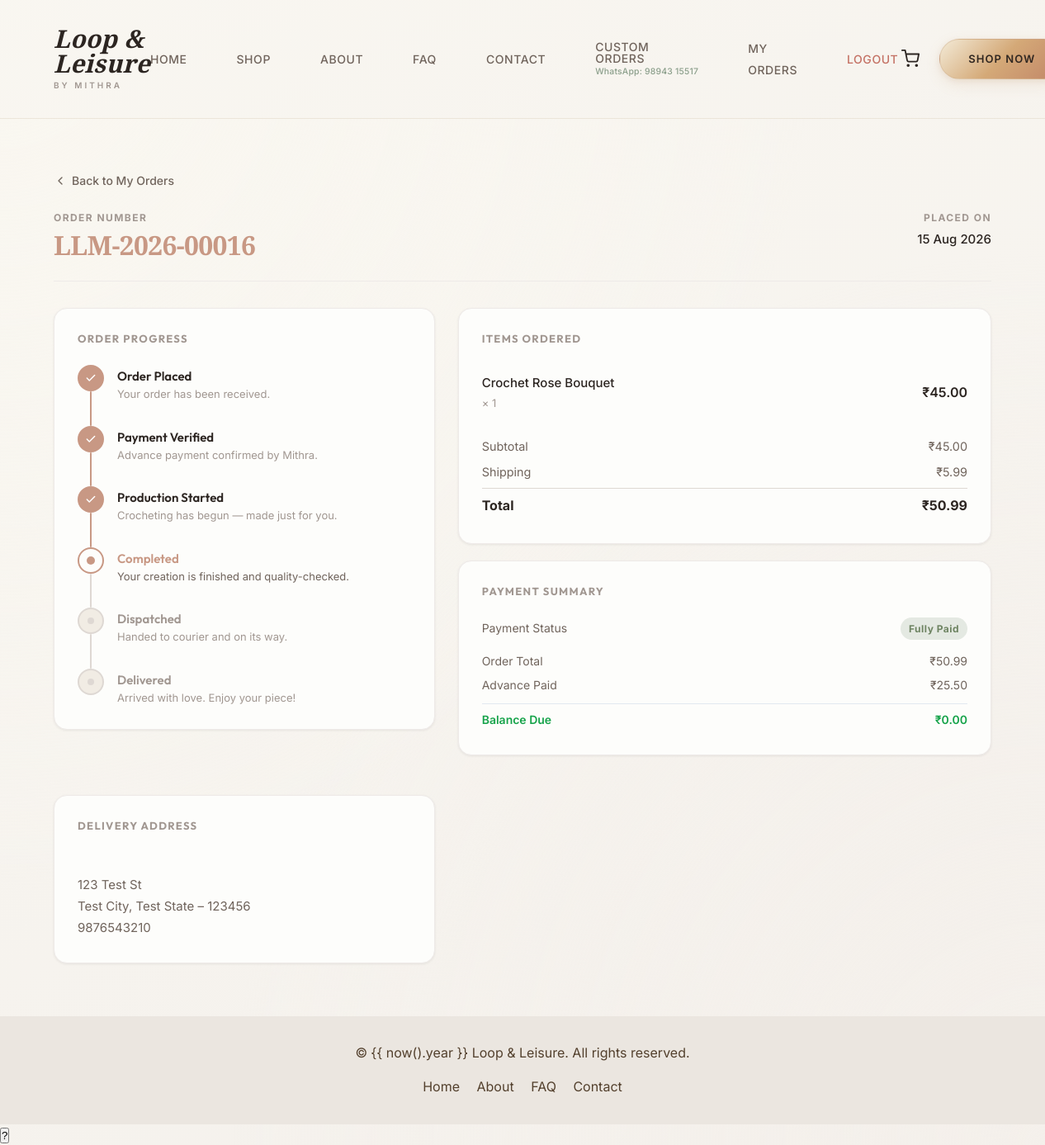
Page /my-orders/LLM-2026-00016 (signed in) on the committed database.
### app/database/models/order.py (models this page shows, shortened)
class Order(db.Model):
    __tablename__ = 'orders'
    id = db.Column(db.Integer, primary_key=True)
    order_number = db.Column(db.String(20), unique=True, nullable=False, index=True)
    customer_id = db.Column(db.Integer, db.ForeignKey('customers.id'), nullable=False)
    address_id = db.Column(db.Integer, db.ForeignKey('addresses.id'), nullable=False)
    subtotal = db.Column(db.Float, nullable=False)
    shipping_charge = db.Column(db.Float, default=0.0)
    advance_amount = db.Column(db.Float, nullable=False)
    remaining_amount = db.Column(db.Float, nullable=False)
    total_amount = db.Column(db.Float, nullable=False)
    payment_status = db.Column(db.String(20), default='Pending', index=True)
    production_status = db.Column(db.String(20), default='Not Started', index=True)
    order_status = db.Column(db.String(20), default='Pending', index=True)
    created_at = db.Column(db.DateTime, default=datetime.utcnow)
    courier_name = db.Column(db.String(100))
    tracking_number = db.Column(db.String(100))
    dispatch_date = db.Column(db.DateTime)
    customer = db.relationship('Customer', back_populates='orders')
    address = db.relationship('Address')
    items = db.relationship('OrderItem', back_populates='order',
                            cascade='all, delete-orphan')
    payments = db.relationship('Payment', back_populates='order',
                               cascade='all, delete-orphan')
    PAYMENT_STATUSES = ('Pending', 'Advance Paid', 'Fully Paid')
    PRODUCTION_STATUSES = ('Not Started', 'Started', 'Completed')
    ORDER_STATUSES = ('Pending', 'Confirmed', 'Dispatched', 'Delivered', 'Cancelled')

class OrderItem(db.Model):
    __tablename__ = 'order_items'
    id = db.Column(db.Integer, primary_key=True)
    order_id = db.Column(db.Integer, db.ForeignKey('orders.id'), nullable=False)
    product_id = db.Column(db.Integer, db.ForeignKey('products.id'), nullable=False)
    quantity = db.Column(db.Integer, nullable=False)
    price = db.Column(db.Float, nullable=False)
    order = db.relationship('Order', back_populates='items')
    product = db.relationship('Product')

### app/database/models/product.py (models this page shows, shortened)
class Product(db.Model):
    __tablename__ = 'products'
    id = db.Column(db.Integer, primary_key=True)
    name = db.Column(db.String(200), nullable=False)
    slug = db.Column(db.String(200), unique=True, nullable=False, index=True)
    description = db.Column(db.Text)
    category = db.Column(db.String(100), nullable=False, index=True)
    price = db.Column(db.Float, nullable=False)
    advance_percentage = db.Column(db.Integer, default=50)
    stock_status = db.Column(db.String(20), default='available')
    is_featured = db.Column(db.Boolean, default=False)
    created_at = db.Column(db.DateTime, default=datetime.utcnow)
    images = db.relationship('ProductImage', back_populates='product',
                             cascade='all, delete-orphan')
    reviews = db.relationship('Review', back_populates='product',
                              cascade='all, delete-orphan')

### app/database/models/customer.py (models this page shows, shortened)
class Address(db.Model):
    __tablename__ = 'addresses'
    id = db.Column(db.Integer, primary_key=True)
    customer_id = db.Column(db.Integer, db.ForeignKey('customers.id'), nullable=False)
    name = db.Column(db.String(120), nullable=False)
    phone = db.Column(db.String(20), nullable=False)
    address_line1 = db.Column(db.String(255), nullable=False)
    address_line2 = db.Column(db.String(255), default='')
    city = db.Column(db.String(100), nullable=False)
    state = db.Column(db.String(100), nullable=False)
    pincode = db.Column(db.String(10), nullable=False)
    country = db.Column(db.String(100), default='India')
    is_default = db.Column(db.Boolean, default=False)
    customer = db.relationship('Customer', back_populates='addresses')

### app/customer/routes.py (the view)
@customer_bp.route('/my-orders/<order_number>')
@login_required
def order_detail(order_number):
    from app.database.models import Order
    customer = _get_current_customer()
    order = Order.query.filter_by(order_number=order_number).first_or_404()
    if order.customer_id != customer.id:
        from flask import abort
        abort(403)
    ps  = order.payment_status
    prs = order.production_status
    os  = order.order_status
    if os == 'Delivered':
        stage = 5
    elif os == 'Dispatched':
        stage = 4
    elif prs == 'Completed':
        stage = 3
    elif prs == 'Started':
        stage = 2
    elif ps in ('Advance Paid', 'Fully Paid'):
        stage = 1
    else:
        stage = 0
    tracking_stages = [
        {'label': 'Order Placed',       'desc': 'Your order has been received.'},
        {'label': 'Payment Verified',   'desc': 'Advance payment confirmed by Mithra.'},
        {'label': 'Production Started', 'desc': 'Crocheting has begun — made just for you.'},
        {'label': 'Completed',          'desc': 'Your creation is finished and quality-checked.'},
        {'label': 'Dispatched',         'desc': 'Handed to courier and on its way.'},
        {'label': 'Delivered',          'desc': 'Arrived with love. Enjoy your piece!'},
    ]
    return render_template(
        'customer/order_detail.html',
        order=order,
        tracking_stages=tracking_stages,
        current_stage=stage,
    )

### app/templates/customer/order_detail.html (shortened to what this page needs)
{% extends 'layouts/base.html' %}
{% block content %}
{% include 'partials/navbar.html' %}
<main class="section od-page">
    <div class="container">
        <a href="/my-orders" class="od-back-link">
            <svg width="16" height="16" viewBox="0 0 24 24" fill="none" stroke="currentColor" stroke-width="2" stroke-linecap="round" stroke-linejoin="round" aria-hidden="true"><polyline points="15 18 9 12 15 6"/></svg>
            Back to My Orders
        </a>
        <div class="od-header">
            <div>
                <p class="od-order-label">Order Number</p>
                <h1 class="od-order-number">{{ order.order_number }}</h1>
            </div>
            <div class="od-header-meta">
                <p class="od-order-label">Placed on</p>
                <p class="od-meta-value">{{ order.created_at.strftime('%d %b %Y') }}</p>
            </div>
        </div>
        <div class="od-layout">
            <div class="od-col-track">
                <div class="od-card od-track-card">
                    <h2 class="od-card-title">Order Progress</h2>
                    {% if order.order_status == 'Cancelled' %}
                        <div class="od-cancelled-notice">
                            <svg width="20" height="20" viewBox="0 0 24 24" fill="none" stroke="currentColor" stroke-width="2" stroke-linecap="round" stroke-linejoin="round"><circle cx="12" cy="12" r="10"/><line x1="15" y1="9" x2="9" y2="15"/><line x1="9" y1="9" x2="15" y2="15"/></svg>
                            This order has been cancelled.
                        </div>
                    {% else %}
                        <ol class="od-stepper" aria-label="Order progress steps">
                            {% for step in tracking_stages %}
                                {% set idx = loop.index0 %}
                                {% if idx < current_stage %}
                                    {% set step_state = 'done' %}
                                {% elif idx == current_stage %}
                                    {% set step_state = 'active' %}
                                {% else %}
                                    {% set step_state = 'upcoming' %}
                                {% endif %}
                                <li class="od-step od-step--{{ step_state }}" aria-current="{{ 'step' if step_state == 'active' else 'false' }}">
                                    {% if not loop.last %}
                                        <div class="od-step-connector od-step-connector--{{ 'done' if idx < current_stage else 'upcoming' }}"></div>
                                    {% endif %}
                                    <div class="od-step-icon" aria-hidden="true">
                                        {% if step_state == 'done' %}
                                            <svg width="14" height="14" viewBox="0 0 24 24" fill="none" stroke="currentColor" stroke-width="2.5" stroke-linecap="round" stroke-linejoin="round"><polyline points="20 6 9 17 4 12"/></svg>
                                        {% elif step_state == 'active' %}
                                            <div class="od-step-pulse"></div>
                                        {% else %}
                                            <div class="od-step-dot"></div>
                                        {% endif %}
                                    </div>
                                    <div class="od-step-body">
                                        <span class="od-step-label">{{ step.label }}</span>
                                        <span class="od-step-desc">{{ step.desc }}</span>
                                    </div>
                                </li>
                            {% endfor %}
                        </ol>
                    {% endif %}
                </div>
            </div>
            <div class="od-col-info">
                <div class="od-card">
                    <h2 class="od-card-title">Items Ordered</h2>
                    <ul class="od-items-list">
                        {% for item in order.items %}
                            <li class="od-item-row">
                                <div class="od-item-info">
                                    <span class="od-item-name">{{ item.product.name }}</span>
                                    <span class="od-item-qty">× {{ item.quantity }}</span>
                                </div>
                                <span class="od-item-price">&#8377;{{ '%.2f' % (item.price * item.quantity) }}</span>
                            </li>
                        {% endfor %}
                    </ul>
                    <div class="od-totals">
                        <div class="od-total-row">
                            <span>Subtotal</span>
                            <span>&#8377;{{ '%.2f' % order.subtotal }}</span>
                        </div>
                        {% if order.shipping_charge %}
                            <div class="od-total-row">
                                <span>Shipping</span>
                                <span>&#8377;{{ '%.2f' % order.shipping_charge }}</span>
                            </div>
                        {% endif %}
                        <div class="od-total-row od-total-row--grand">
                            <span>Total</span>
                            <span>&#8377;{{ '%.2f' % order.total_amount }}</span>
                        </div>
                    </div>
                </div>
                <div class="od-card">
                    <h2 class="od-card-title">Payment Summary</h2>
                    <div class="od-payment-grid">
                        <div class="od-payment-pill-row">
                            <span class="od-payment-pill-label">Payment Status</span>
                            {% if order.payment_status == 'Pending' %}
                                <span class="od-pill od-pill--warn">Advance Pending</span>
                            {% elif order.payment_status == 'Advance Paid' %}
                                <span class="od-pill od-pill--ok">Advance Paid</span>
                            {% elif order.payment_status == 'Fully Paid' %}
                                <span class="od-pill od-pill--ok">Fully Paid</span>
                            {% elif order.payment_status == 'Rejected' %}
                                <span class="od-pill od-pill--err">Rejected</span>
                            {% else %}
                                <span class="od-pill od-pill--muted">{{ order.payment_status }}</span>
                            {% endif %}
                        </div>
                        <div class="od-payment-row">
                            <span>Order Total</span>
                            <span>&#8377;{{ '%.2f' % order.total_amount }}</span>
                        </div>
                        <div class="od-payment-row">
                            <span>Advance Paid</span>
                            <span>&#8377;{{ '%.2f' % (0.00 if order.payment_status in ('Pending', 'Rejected') else order.advance_amount) }}</span>
                        </div>
                        <div class="od-payment-row" style="font-weight: 600; color: {% if order.payment_status == 'Fully Paid' %}#16a34a{% else %}#0f172a{% endif %}; border-top: 1px solid #e2e8f0; padding-top: 0.5rem; margin-top: 0.5rem;">
                            <span>Balance Due</span>
                            <span>&#8377;{{ '%.2f' % (0.00 if order.payment_status == 'Fully Paid' else order.remaining_amount) }}</span>
                        </div>
                    </div>
                </div>
                </div>
                {% if order.address %}
                    <div class="od-card">
                        <h2 class="od-card-title">Delivery Address</h2>
                        <address class="od-address">
                            <strong>{{ order.address.full_name }}</strong><br>
                            {{ order.address.address_line1 }}<br>
                            {{ order.address.city }}, {{ order.address.state }} – {{ order.address.pincode }}<br>
                            {% if order.address.phone %}{{ order.address.phone }}{% endif %}
                        </address>
                    </div>
                {% endif %}
            </div>
        </div>
</main>
{% include 'partials/footer.html' ignore missing %}
{% endblock %}

### rows in the picture
Order: order_number "LLM-2026-00016", created_at "15 Aug 2026", subtotal "45.00", shipping_charge "5.99", total_amount "50.99", payment_status+advance_amount "25.50", payment_status "0.00"
OrderItem: product.name "Crochet Rose Bouquet", quantity "1", item.price*item.quantity "45.00"
Address: address.address_line1 "123 Test St", address.city "Test City", address.state "Test State", address.pincode "123456", address.phone "9876543210"

### other values in the picture
{{ step.label }} "Order Placed" "Payment Verified" "Production Started" "Completed" "Dispatched" "Delivered"
{{ step.desc }} "Your order has been received." "Advance payment confirmed by Mithra." "Crocheting has begun — made just for you." "Your creation is finished and quality-checked." "Handed to courier and on its way." "Arrived with love. Enjoy your piece!"
